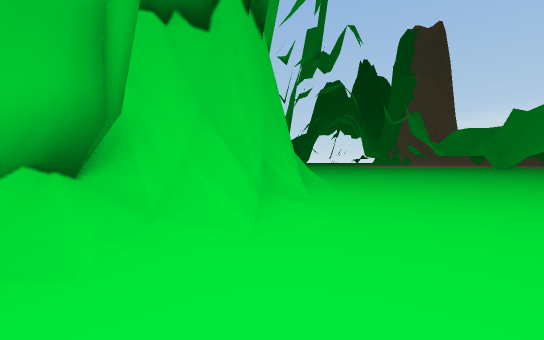
view 1 (above)

15 first-person views from a walk through a 3-D level made in the Unity game engine. The camera is 1.5 m above the floor, tilts 2° down and sees 90° across. The floor is counted in squares, 2 m on a side. Each view is taken from the middle of a square. On the plan, view 1 faces up. The plan holds only what a view shows up to about 10 squares ahead; the rest is blank. The place goes on beyond the plan. The player character is not drawn.

view 2
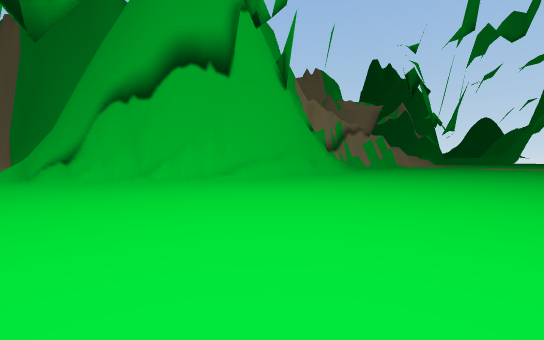

view 3
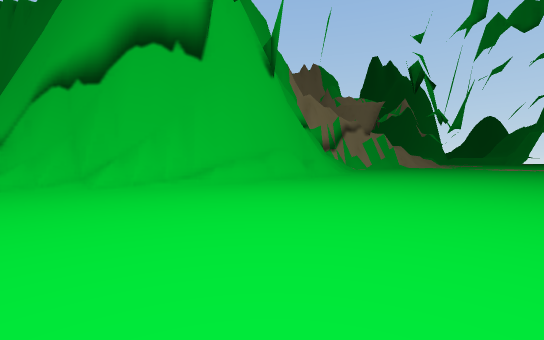

view 4
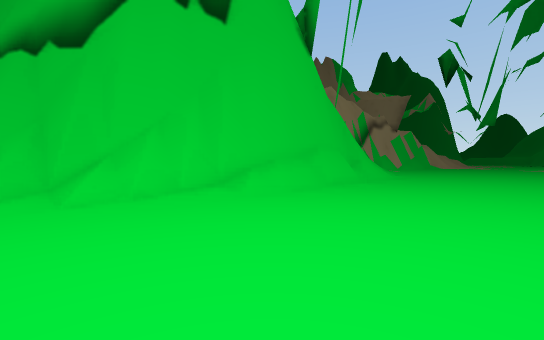

view 5
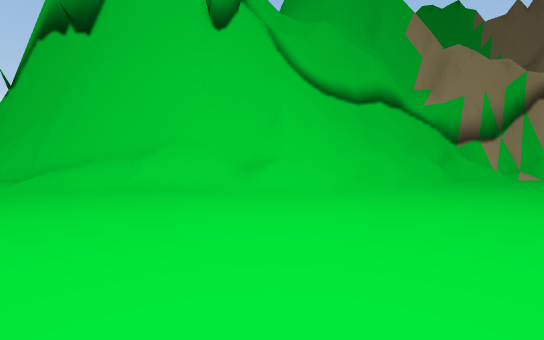

view 6
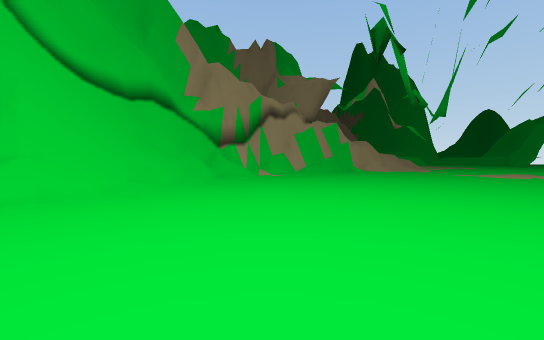

view 7
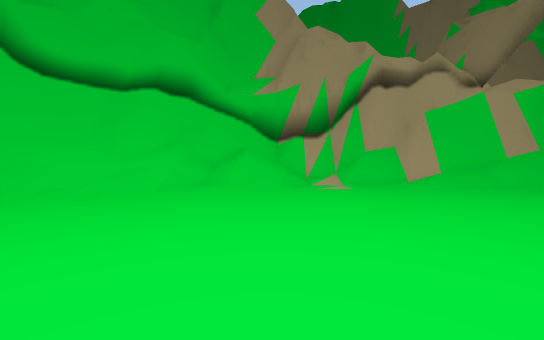

view 8
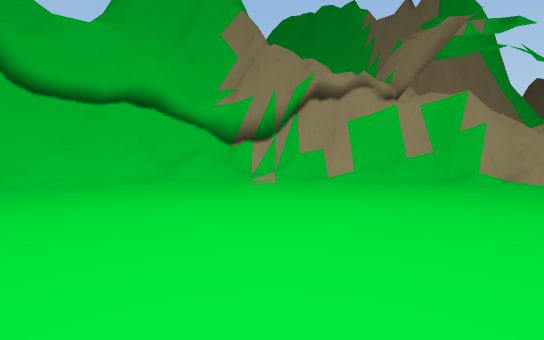

view 9
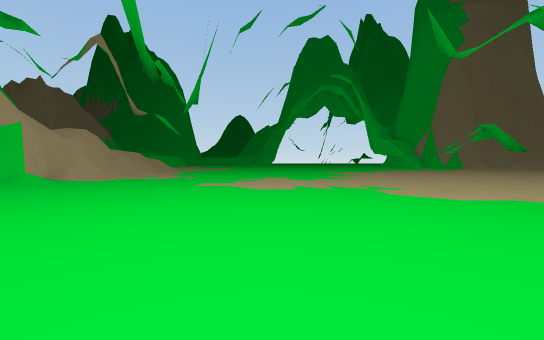

view 10
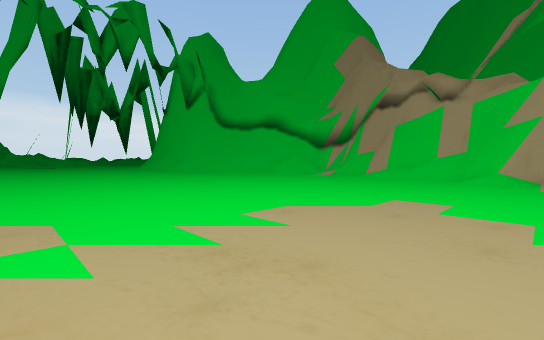

view 11
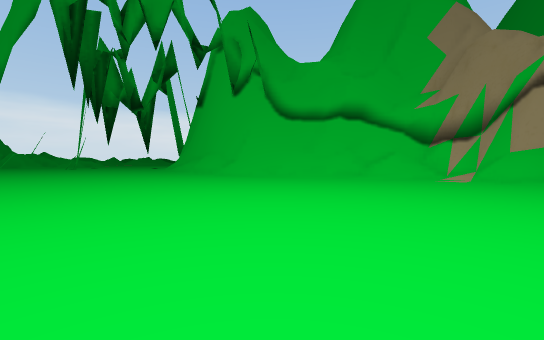

view 12
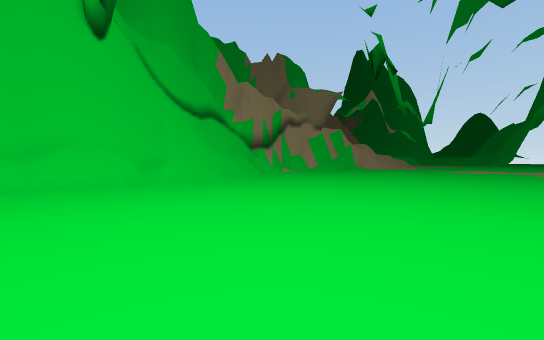

view 13
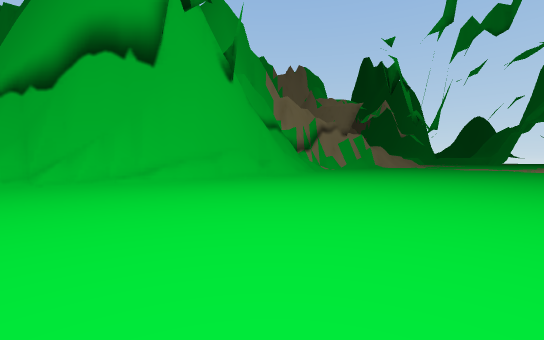

view 14
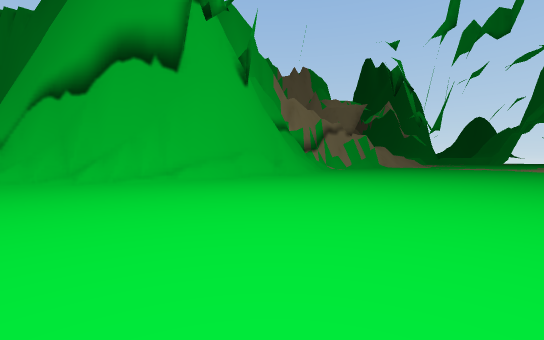

view 15
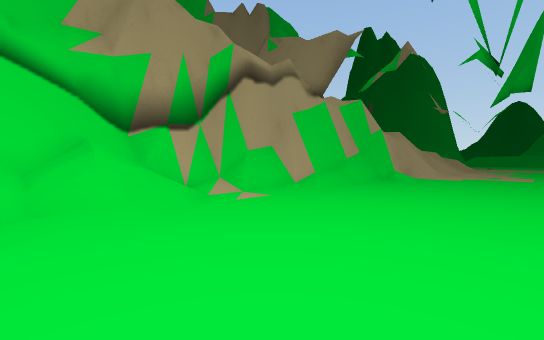

### Floor plan
Key: @ floor where view 1 was taken; # wall or solid block; . main floor; : floor 1.75 m higher than the main floor; / step, stairs or slope; = window, fence, low wall or low ledge.
Columns run from 4 left of view 1 to 16 right of it. Each row starts with its distance up from view 1.
 32    #.................
 31   ##.................
 30   ##................
 29   #................
 28   #...............
 27  ##..............
 26  ##.............
 25  #=............
 24 ##/............
 23 ##/............
 22 #///...........
 21 ##//...........
 20  ##/...........
 19  ##//..........
 18   ##/...........
 17   ##//..........
 16    ##/..........
 15     #/..........
 14     #/..........
 13     ##..........
 12     ##..........
 11     #:..........
 10     #/..........
  9     #/..........
  8     #/..........
  7     #/..........
  6    ##/..........
  5    #/...........
  4   ##/...........
  3  ###/...........
  2  #//...........
  1  ..............
  0     @

Where each view was taken, in squares from view 1:
view 1: 0 up, 0 right, facing up
view 2: 1 up, 10 right, facing up-left
view 3: 3 up, 9 right, facing up-left
view 4: 4 up, 6 right, facing up-left
view 5: 14 up, 8 right, facing left
view 6: 14 up, 8 right, facing up-left
view 7: 22 up, 6 right, facing left
view 8: 24 up, 8 right, facing left
view 9: 22 up, 7 right, facing up
view 10: 32 up, 10 right, facing down-left
view 11: 26 up, 10 right, facing down-left
view 12: 10 up, 10 right, facing up-left
view 13: 4 up, 11 right, facing up-left
view 14: 3 up, 11 right, facing up-left
view 15: 20 up, 3 right, facing up-left
